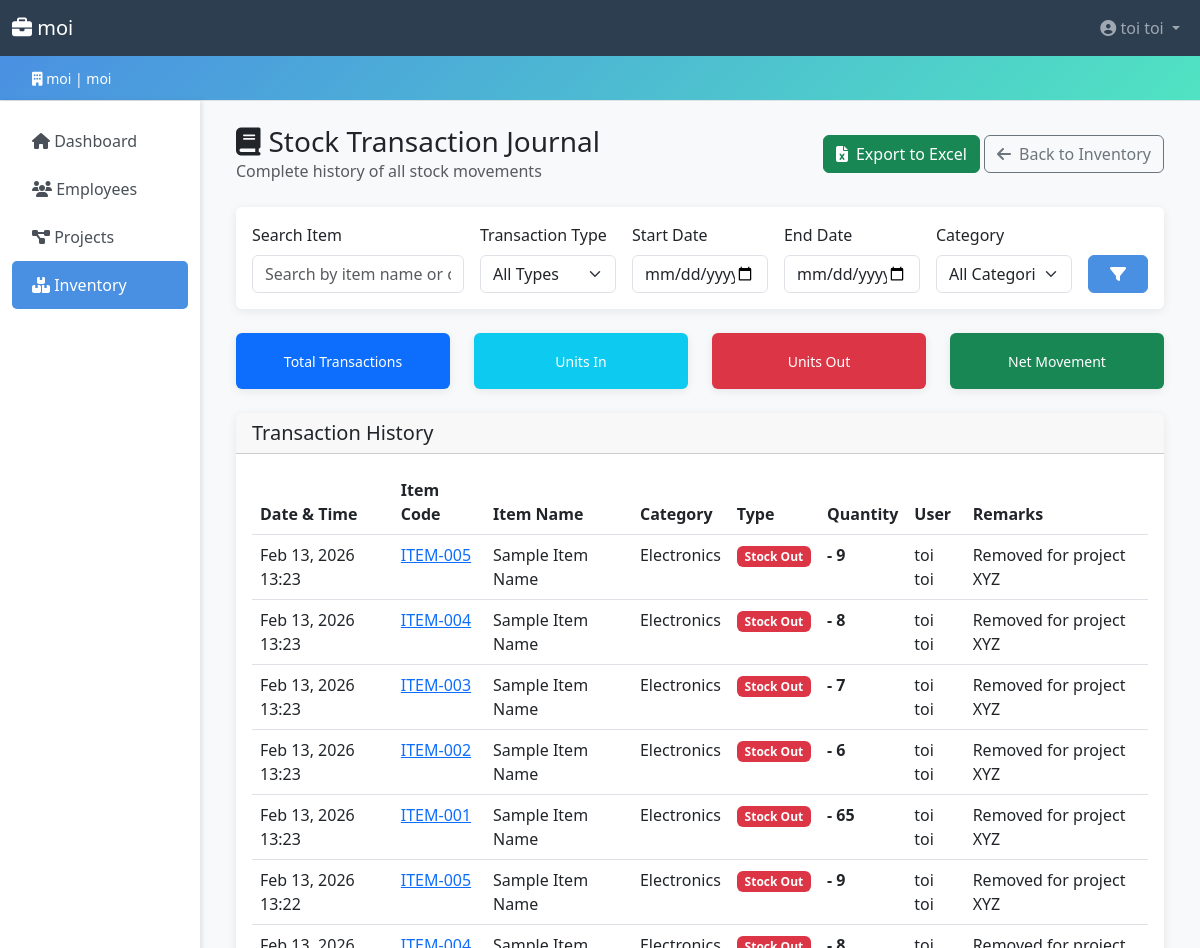
The page /inventory/transactions/ (signed in, upper part) on the database as committed earlier.
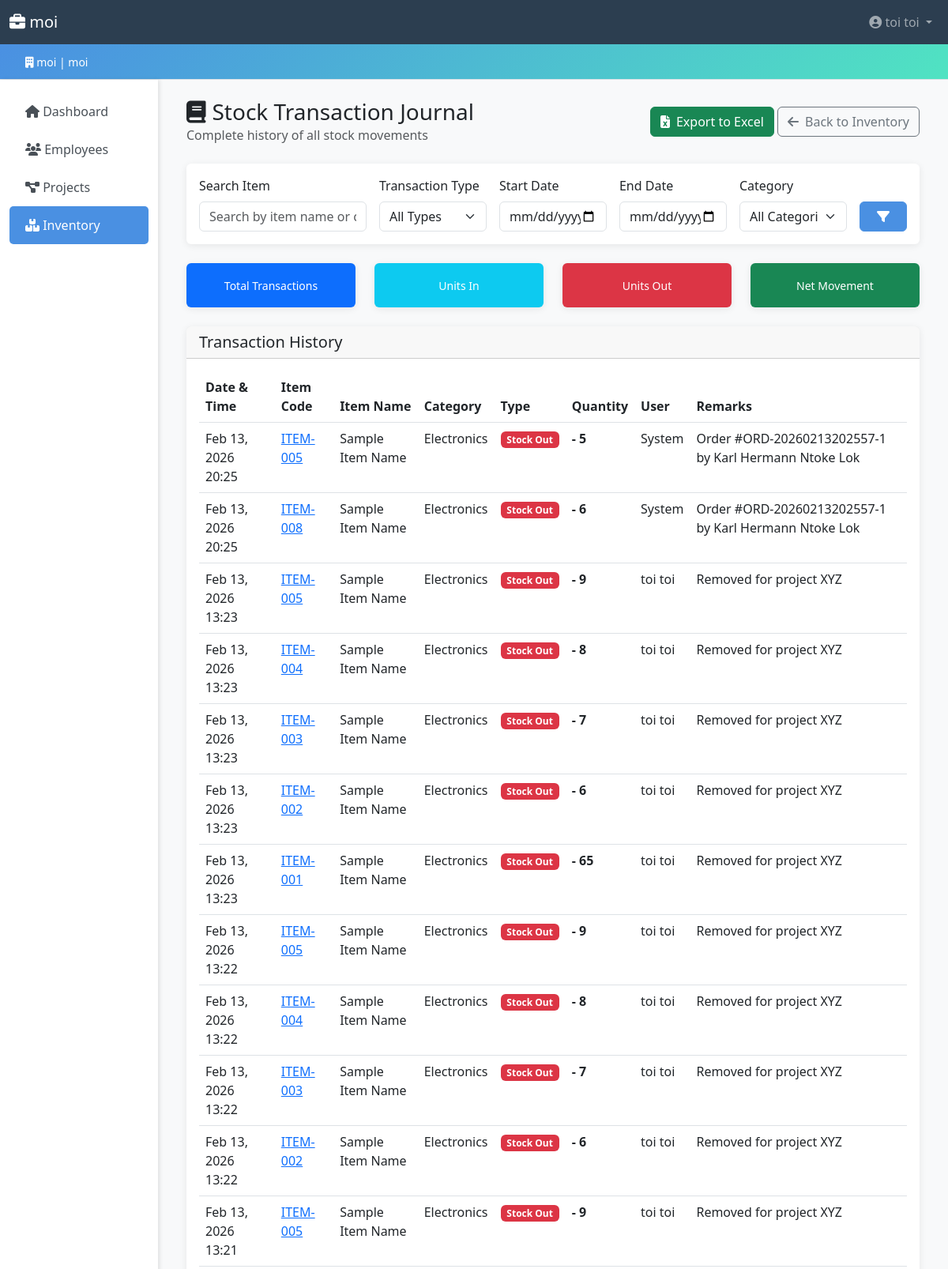
The same page on the database as committed later.
### inventory/models.py (models this page shows, shortened)
class StockTransaction(models.Model):
    TRANSACTION_TYPES = [
        ('in', 'Stock In'),
        ('out', 'Stock Out'),
        ('adjustment', 'Adjustment'),
    ]
    company = models.ForeignKey('accounts.Company', on_delete=models.CASCADE, related_name='stock_transactions')
    stock = models.ForeignKey(Stock, on_delete=models.CASCADE, related_name='transactions')
    transaction_type = models.CharField(max_length=20, choices=TRANSACTION_TYPES)
    quantity = models.IntegerField()
    remarks = models.TextField(blank=True)
    transaction_date = models.DateTimeField(auto_now_add=True)
    user = models.ForeignKey(settings.AUTH_USER_MODEL, on_delete=models.SET_NULL, null=True)
    class Meta:
        ordering = ['-transaction_date']

class Stock(models.Model):
    UNIT_CHOICES = [
        ('pcs', 'Pieces'),
        ('kg', 'Kilograms'),
        ('ltr', 'Liters'),
        ('box', 'Boxes'),
        ('set', 'Sets'),
    ]
    company = models.ForeignKey('accounts.Company', on_delete=models.CASCADE, related_name='stocks')
    item_code = models.CharField(max_length=50)
    name = models.CharField(max_length=200)
    category = models.ForeignKey(StockCategory, on_delete=models.SET_NULL, null=True, related_name='items')
    description = models.TextField(blank=True)
    quantity = models.IntegerField(validators=[MinValueValidator(0)])
    unit = models.CharField(max_length=10, choices=UNIT_CHOICES, default='pcs')
    unit_price = models.DecimalField(max_digits=10, decimal_places=2, validators=[MinValueValidator(0)])
    reorder_level = models.IntegerField(validators=[MinValueValidator(0)])
    supplier_name = models.CharField(max_length=200)
    supplier_contact = models.CharField(max_length=100, blank=True)
    location = models.CharField(max_length=200, blank=True)
    last_restocked = models.DateField(null=True, blank=True)
    created_by = models.ForeignKey(settings.AUTH_USER_MODEL, on_delete=models.SET_NULL, null=True)
    created_at = models.DateTimeField(auto_now_add=True)
    updated_at = models.DateTimeField(auto_now=True)
    class Meta:
        unique_together = ['company', 'item_code']
        ordering = ['-created_at']

class StockCategory(models.Model):
    company = models.ForeignKey('accounts.Company', on_delete=models.CASCADE, related_name='stock_categories')
    name = models.CharField(max_length=100)
    description = models.TextField(blank=True)
    class Meta:
        unique_together = ['company', 'name']
        ordering = ['name']
        verbose_name_plural = 'Stock Categories'

### accounts/models.py (models this page shows, shortened)
class User(AbstractUser):
    username = None  # Remove username, use email instead
    email = models.EmailField(unique=True)
    company = models.ForeignKey(Company, on_delete=models.CASCADE, related_name='users', null=True, blank=True)
    phone = models.CharField(max_length=20, blank=True)
    department = models.CharField(max_length=100, blank=True)
    position = models.CharField(max_length=100, blank=True)
    is_company_admin = models.BooleanField(default=False)
    USERNAME_FIELD = 'email'
    REQUIRED_FIELDS = ['first_name', 'last_name']
    objects = CustomUserManager()
    class Meta:
        ordering = ['email']

### inventory/views.py (the view)
# urls.py: path('transactions/', views.stock_transaction_journal, name='stock_transaction_journal'),
@login_required
def stock_transaction_journal(request):
    company = request.user.company
    transactions = StockTransaction.objects.filter(company=company).select_related(
        'stock', 'user', 'stock__category'
    ).order_by('-transaction_date')
    stock_id = request.GET.get('stock', '')
    transaction_type = request.GET.get('type', '')
    date_from = request.GET.get('date_from', '')
    date_to = request.GET.get('date_to', '')
    if stock_id:
        transactions = transactions.filter(stock_id=stock_id)
    if transaction_type:
        transactions = transactions.filter(transaction_type=transaction_type)
    if date_from:
        transactions = transactions.filter(transaction_date__date__gte=date_from)
    if date_to:
        transactions = transactions.filter(transaction_date__date__lte=date_to)
    stocks = Stock.objects.filter(company=company).order_by('name')
    context = {
        'transactions': transactions,
        'stocks': stocks,
        'selected_stock': stock_id,
        'selected_type': transaction_type,
        'date_from': date_from,
        'date_to': date_to,
        'TRANSACTION_TYPES': StockTransaction.TRANSACTION_TYPES,
    }
    return render(request, 'inventory/stock_transaction_journal.html', context)

### accounts/context_processors.py (called while the page is built)
def company_context(request):
    company = None
    is_company_admin = False
    user = getattr(request, 'user', None)
    if user and user.is_authenticated:
        company = user.company
        is_company_admin = user.is_company_admin
    return {
        'company': company,
        'is_company_admin': is_company_admin,
    }

### templates/inventory/stock_transaction_journal.html (shortened to what the changed rows need)
{% extends 'base.html' %}
{% load static %}
{% block content %}
<div class="container-fluid">
    <div class="d-flex justify-content-between align-items-center mb-4">
        <div>
            <h1 class="h3 mb-0"><i class="fas fa-book me-2"></i>Stock Transaction Journal</h1>
        </div>
    </div>
    <div class="card">
        <div class="card-body">
            <div class="table-responsive">
                <table class="table table-hover">
                    <thead>
                        <tr>
                            <th>Date & Time</th>
                            <th>Item Code</th>
                            <th>Item Name</th>
                            <th>Category</th>
                            <th>Type</th>
                            <th>Quantity</th>
                            <th>User</th>
                            <th>Remarks</th>
                        </tr>
                    </thead>
                    <tbody>
                        {% for txn in transactions %}
                        <tr class="transaction-{{ txn.transaction_type }}">
                            <td>{{ txn.transaction_date|date:"M d, Y H:i" }}</td>
                            <td>
                                <a href="{% url 'inventory:stock_detail' txn.stock.pk %}">
                                    {{ txn.stock.item_code }}
                                </a>
                            </td>
                            <td>{{ txn.stock.name }}</td>
                            <td>{{ txn.stock.category.name|default:"—" }}</td>
                            <td>
                                <span class="badge
                                    {% if txn.transaction_type == 'in' %}bg-primary
                                    {% elif txn.transaction_type == 'out' %}bg-danger
                                    {% else %}bg-warning
                                    {% endif %}">
                                    {{ txn.get_transaction_type_display }}
                                </span>
                            </td>
                            <td>
                                <strong>
                                    {% if txn.transaction_type == 'in' %}+{% elif txn.transaction_type == 'out' %}-{% endif %}
                                    {{ txn.quantity }}
                                </strong>
                            </td>
                            <td>{{ txn.user.get_full_name|default:"System" }}</td>
                            <td>{{ txn.remarks|truncatewords:10 }}</td>
                        </tr>
                        {% endfor %}
                    </tbody>
                </table>
            </div>
        </div>
    </div>
</div>
{% endblock %}

Rows that differ between the two databases and show on the page:
added StockTransaction: transaction_date "Feb 13, 2026 20:25", stock.item_code "ITEM-005", stock.name "Sample Item Name", stock.category.name "Electronics", transaction_type "Stock Out", quantity "5", user.get_full_name "System", remarks "Order #ORD-20260213202557-1 by Karl Hermann Ntoke Lok"
added StockTransaction: transaction_date "Feb 13, 2026 20:25", stock.item_code "ITEM-008", stock.name "Sample Item Name", stock.category.name "Electronics", transaction_type "Stock Out", quantity "6", user.get_full_name "System", remarks "Order #ORD-20260213202557-1 by Karl Hermann Ntoke Lok"
now on this page (row unchanged): StockTransaction: transaction_date "Feb 13, 2026 13:22", stock.item_code "ITEM-004", stock.name "Sample Item Name", stock.category.name "Electronics", transaction_type "Stock Out", quantity "8", user.get_full_name "toi toi", remarks "Removed for project XYZ"
now on this page (row unchanged): StockTransaction: transaction_date "Feb 13, 2026 13:22", stock.item_code "ITEM-003", stock.name "Sample Item Name", stock.category.name "Electronics", transaction_type "Stock Out", quantity "7", user.get_full_name "toi toi", remarks "Removed for project XYZ"
now on this page (row unchanged): StockTransaction: transaction_date "Feb 13, 2026 13:22", stock.item_code "ITEM-002", stock.name "Sample Item Name", stock.category.name "Electronics", transaction_type "Stock Out", quantity "6", user.get_full_name "toi toi", remarks "Removed for project XYZ"
now on this page (row unchanged): StockTransaction: transaction_date "Feb 13, 2026 13:21", stock.item_code "ITEM-005", stock.name "Sample Item Name", stock.category.name "Electronics", transaction_type "Stock Out", quantity "9", user.get_full_name "toi toi", remarks "Removed for project XYZ"
